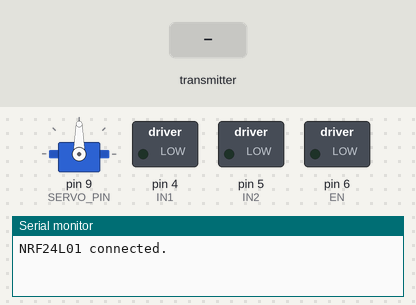
The sketch below on a simulated Arduino Uno, built with avr-gcc and run on an emulated ATmega328P. Parts: servo, switched loads named in the sketch (green lamp = pin HIGH), the last lines printed to the serial monitor. The inputs (shaded band) are chosen by the test bench. No radio packets arrive unless stated.

Above: at 1.2 s.
1.3 s: the transmitter starts sending direction = 0
At 1.8 s:
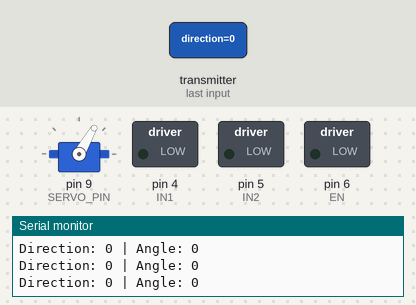
2.8 s: the transmitter starts sending angle = 180
At 4.0 s:
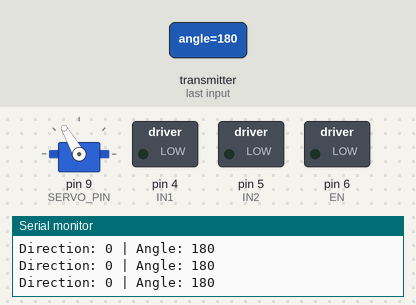
4.3 s: the transmitter starts sending angle = 0
At 5.3 s:
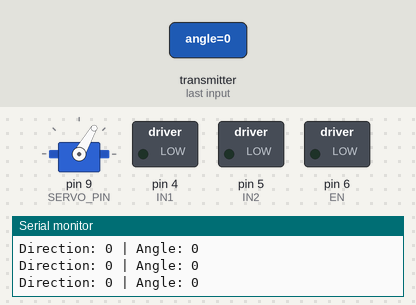
5.8 s: the transmitter starts sending angle = 90
At 6.4 s:
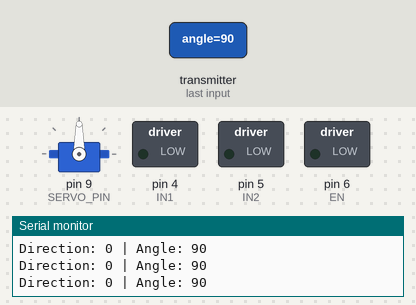
Timing chart, 0 to 8.3 s (numbered marks = the images above; inputs shaded):
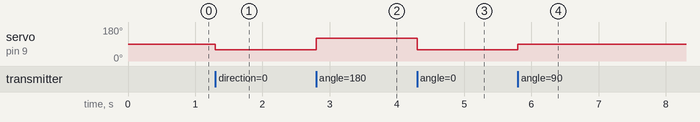

Measured:
- after the input at 1.3 s, servo on pin 9 (SERVO_PIN): 90° → 60° at once
- after the input at 2.8 s, servo on pin 9 (SERVO_PIN): 60° → 120° at once
- after the input at 4.3 s, servo on pin 9 (SERVO_PIN): 120° → 60° at once
- after the input at 5.8 s, servo on pin 9 (SERVO_PIN): 60° → 90° at once

The sketch:

Reciever_RC_Car.ino
```cpp
#include <SPI.h>
#include <nRF24L01.h>
#include <RF24.h>
#include <Servo.h>

#define IN1 4
#define IN2 5
#define EN  6
#define SERVO_PIN 9

RF24 radio(2, 3);  // CE, CSN
Servo myServo;

const byte address[6] = "00001";

struct Payload {
  char direction;
  int angle;
};

Payload receivedData;

char currentDirection = 'S';
int currentAngle = 90;
const int angleThreshold = 3;

void setup() {
  Serial.begin(9600);

  pinMode(IN1, OUTPUT);
  pinMode(IN2, OUTPUT);
  pinMode(EN, OUTPUT);

  stopMotor();

  myServo.attach(SERVO_PIN);
  myServo.write(currentAngle);  // Center at startup

  radio.begin();
  radio.openReadingPipe(0, address);
  radio.setPALevel(RF24_PA_LOW);
  radio.startListening();
  if (!radio.isChipConnected()) {
  Serial.println("NRF24L01 not connected!");
  while(1); // Halt program
} else {
  Serial.println("NRF24L01 connected.");
}
}

void loop() {
  if (radio.available()) {
    radio.read(&receivedData, sizeof(receivedData));

    Serial.print("Direction: ");
    Serial.print(receivedData.direction);
    Serial.print(" | Angle: ");
    Serial.println(receivedData.angle);

    // Update motor direction if changed
    if (receivedData.direction != currentDirection) {
      currentDirection = receivedData.direction;

      switch (currentDirection) {
        case 'F':
          moveForward();
          break;
        case 'R':
          moveReverse();
          break;
        case 'S':
        default:
          stopMotor();
          break;
      }
    }

    // Update steering angle if changed significantly
    int safeAngle = constrain(receivedData.angle, 60, 120);
    if (abs(safeAngle - currentAngle) >= angleThreshold) {
      myServo.write(safeAngle);
      currentAngle = safeAngle;
    }
  }
}

void moveForward() {
  digitalWrite(IN1, HIGH);
  digitalWrite(IN2, LOW);
  analogWrite(EN, 200);
}

void moveReverse() {
  digitalWrite(IN1, LOW);
  digitalWrite(IN2, HIGH);
  analogWrite(EN, 200);
}

void stopMotor() {
  digitalWrite(IN1, LOW);
  digitalWrite(IN2, LOW);
  analogWrite(EN, 0);
}
```
